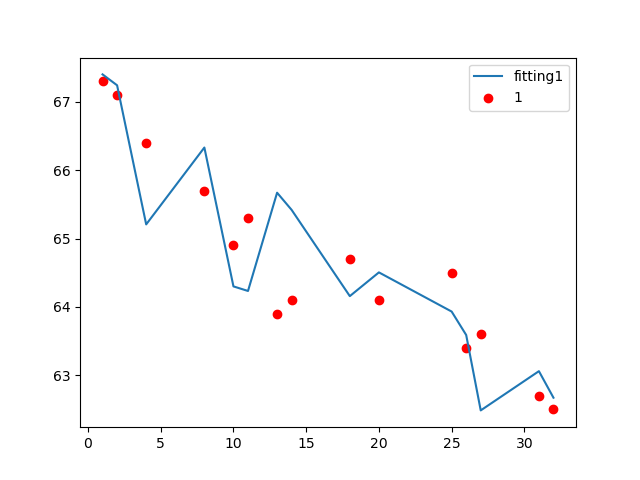

Reproduce this figure in Python.
from math import sin, sqrt
import matplotlib.pyplot as plt
import numpy as np

from scipy.optimize import curve_fit

Weight = [ (1, 67.3),  (2,67.1),  (4,66.4),  (8,65.7), (10, 64.9),
           (11, 65.3), (13,63.9), (14,64.1), (18,64.7), (20, 64.1),
           (25, 64.5), (26,63.4), (27,63.6), (31,62.7), (32, 62.5)
         ]

day = []
weight = []
for w in Weight :
    day.append(w[0])
    weight.append(w[1])
day = np.array(day)

def func_1(x, a, b, c, d):
    return a * x + np.sin(b * x)  + c
    #return a * x * x * x + b * x * x + c * x + d

plt.scatter(day, weight, color='r', label="1")
result_x, result_y = curve_fit(func_1, day, weight)
plt.plot(day, func_1(day, *result_x), label="fitting1")
#print("y=" + str(result_x[0]) + " x+ " + str(result_x[1]))
plt.legend()
plt.show()


print(func_1(50, *result_x))
print(func_1(100, *result_x))
print(func_1(200, *result_x))
